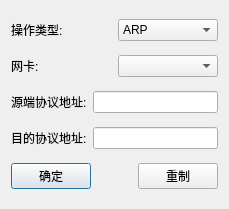
<?xml version="1.0" encoding="UTF-8"?>
<ui version="4.0">
 <class>RequestDia</class>
 <widget class="QDialog" name="RequestDia">
  <property name="geometry">
   <rect>
    <x>0</x>
    <y>0</y>
    <width>229</width>
    <height>209</height>
   </rect>
  </property>
  <property name="windowTitle">
   <string>Dialog</string>
  </property>
  <layout class="QGridLayout" name="gridLayout">
   <item row="0" column="0">
    <layout class="QHBoxLayout" name="horizontalLayout">
     <item>
      <widget class="QLabel" name="label">
       <property name="text">
        <string>操作类型:</string>
       </property>
      </widget>
     </item>
     <item>
      <widget class="QComboBox" name="comboBox">
       <item>
        <property name="text">
         <string>ARP</string>
        </property>
       </item>
       <item>
        <property name="text">
         <string>TCP</string>
        </property>
       </item>
       <item>
        <property name="text">
         <string>UDP</string>
        </property>
       </item>
       <item>
        <property name="text">
         <string>ICMP</string>
        </property>
       </item>
       <item>
        <property name="text">
         <string>IP</string>
        </property>
       </item>
      </widget>
     </item>
    </layout>
   </item>
   <item row="1" column="0">
    <layout class="QHBoxLayout" name="horizontalLayout_5">
     <item>
      <widget class="QLabel" name="label_4">
       <property name="text">
        <string>网卡:</string>
       </property>
      </widget>
     </item>
     <item>
      <widget class="QComboBox" name="interface_comboBox"/>
     </item>
    </layout>
   </item>
   <item row="2" column="0">
    <layout class="QHBoxLayout" name="horizontalLayout_2">
     <item>
      <widget class="QLabel" name="label_2">
       <property name="text">
        <string>源端协议地址:</string>
       </property>
      </widget>
     </item>
     <item>
      <widget class="QLineEdit" name="src_lineEdit"/>
     </item>
    </layout>
   </item>
   <item row="3" column="0">
    <layout class="QHBoxLayout" name="horizontalLayout_3">
     <item>
      <widget class="QLabel" name="label_3">
       <property name="text">
        <string>目的协议地址:</string>
       </property>
      </widget>
     </item>
     <item>
      <widget class="QLineEdit" name="dst_lineEdit"/>
     </item>
    </layout>
   </item>
   <item row="4" column="0">
    <layout class="QHBoxLayout" name="horizontalLayout_4">
     <item>
      <widget class="QPushButton" name="pushButton_2">
       <property name="text">
        <string>确定</string>
       </property>
      </widget>
     </item>
     <item>
      <spacer name="horizontalSpacer">
       <property name="orientation">
        <enum>Qt::Horizontal</enum>
       </property>
       <property name="sizeHint" stdset="0">
        <size>
         <width>40</width>
         <height>20</height>
        </size>
       </property>
      </spacer>
     </item>
     <item>
      <widget class="QPushButton" name="pushButton">
       <property name="text">
        <string>重制</string>
       </property>
      </widget>
     </item>
    </layout>
   </item>
  </layout>
 </widget>
 <resources/>
 <connections/>
</ui>
